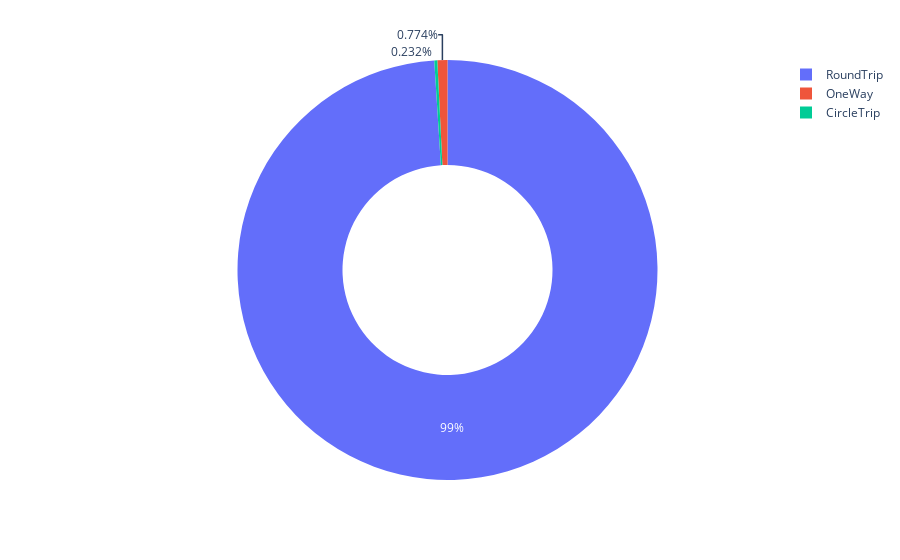

The notebook cell this image was saved under:
### Code cell
px.pie(data_frame=pd.DataFrame(df.trip_type.value_counts()).reset_index(),
       names='index',
       values='trip_type',
       hole=0.5)

### Figure 1 — Plotly figure (JSON) as saved in the notebook; plotly's stock layout.template omitted (floating-point values rounded to 4 significant figures)
{"data": [{"domain": {"x": [0, 1], "y": [0, 1]}, "hole": 0.5, "hovertemplate": "index=%{label}<br>trip_type=%{value}<extra></extra>", "labels": ["RoundTrip", "OneWay", "CircleTrip"], "legendgroup": "", "name": "", "showlegend": true, "type": "pie", "values": [49497, 387, 116]}], "layout": {"autosize": true, "legend": {"tracegroupgap": 0}, "margin": {"t": 60}}}
